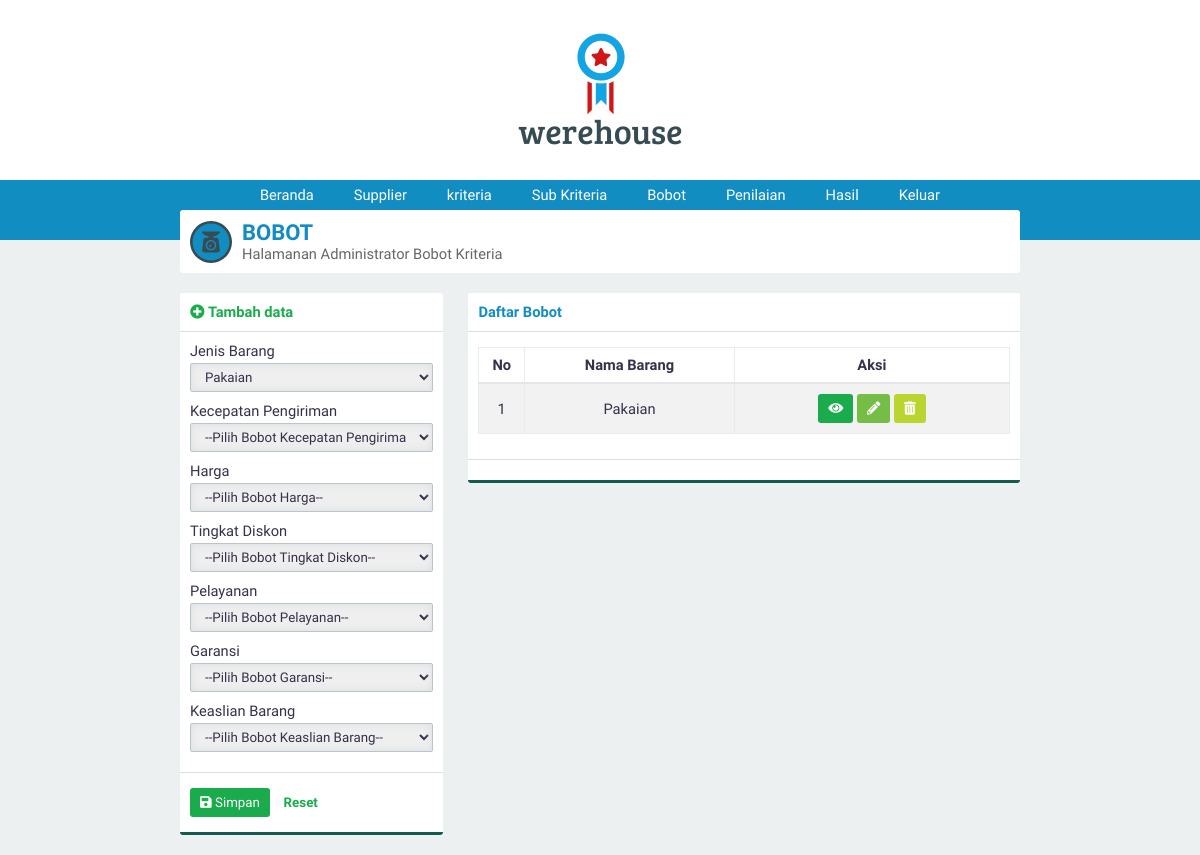
The page /?page=bobot (signed in) on the database its author committed.
### tables this page shows
CREATE TABLE `kriteria` (
  `id_kriteria` int(3) NOT NULL,
  `namaKriteria` varchar(30) NOT NULL,
  `sifat` enum('Benefit','Cost') NOT NULL
);

### page/tambahbobot2.php (the view, shortened to what this page needs)
<div class="panel-top">
    <b class="text-green"><i class="fa fa-plus-circle text-green"></i> Tambah data</b>
</div>
<form id="form" action="./proses/prosestambah.php" method="POST">
    <div class="panel-middle">
        <div class="group-input">
            <label for="barang">Jenis Barang</label>
            <select class="form-custom" required name="barang" id="barang">
                <?php
                $query="SELECT * FROM jenis_barang";
                $execute=$konek->query($query);
                if ($execute->num_rows > 0){
                    while($data=$execute->fetch_array(MYSQLI_ASSOC)){
                        echo "<option value=\"$data[id_jenisbarang]\" selected>$data[namaBarang]</option>";
                    }
                }else {
                    echo "<option value=\"\">Belum ada Jenis Barang</option>";
                }
                ?>
            </select>
        </div>
        <?php
        $query="SELECT * FROM kriteria";
        $execute=$konek->query($query);
        if ($execute->num_rows > 0){
            while($data=$execute->fetch_array(MYSQLI_ASSOC)){
                echo "<div class=\"group-input\">";
                echo "<label for=\"$data[namaKriteria]\">$data[namaKriteria]</label>";
                echo "<select class=\"form-custom\" required name=\"bobot[]\" id=\"$data[namaKriteria]\">";
                echo "<option selected disabled>--Pilih Bobot $data[namaKriteria]--</option>";
                echo "</select></div>";
            }
        }
        ?>
    </div>
    <div class="panel-bottom">
        <button type="submit" id="buttonsimpan" class="btn btn-green"><i class="fa fa-save"></i> Simpan</button>
        <button type="reset" id="buttonreset" class="btn btn-second">Reset</button>
    </div>
</form>

### asset/css/style.css (style rules this page uses)
* { padding: 0; margin: 0; font-family: 'Work Sans', sans-serif; color: #36304A; font-weight: 500; letter-spacing: normal; }
b, h1, h2, h3, h4, h5 { padding: 0; font-weight: 600 !important; margin: 0.83em 0em; }
.text-green { color: #1aab4c !important; }
input, select { border: none; width: 100%; }
.form-custom { padding: 5px 10px; border: solid 1px #BDC3C7; -webkit-border-radius: 2px; -moz-border-radius: 2px; border-radius: 2px; box-sizing: border-box; box-shadow: inset 0 0 8px #d9dfe3; margin: 3px 0 10px 0; }
.btn { border: none; -webkit-padding: 7px 10px; -o-padding: 7px 10px; -moz-padding: 7px 10px; padding: 7px 10px; border-radius: 3px; margin: 5px 0px; display: inline-block; cursor: pointer; font-size: 10pt !important; }
.btn i { color: white !important; }
.btn-green { background-color: #1aab4c; color: white !important; }
.btn-second { background-color: transparent; color: #1aab4c; font-weight: 600; }
.panel-top { padding: 10px; box-sizing: padding-box; border-bottom: solid 1px #dddddd; }
.panel-middle { padding: 10px; box-sizing: padding-box; }
.panel-bottom { padding: 10px; border-bottom: solid 3px #135a4c; border-top: solid 1px #dddddd; }
body { background-color: #ECF0F1; display: flex; width: 100vw; height: 100vh; align-items: center; flex-direction: column; overflow-x: hidden; font-size: 11pt; }

### rows shown on the page
kriteria: namaKriteria "Kecepatan Pengiriman"
kriteria: namaKriteria "Harga"
kriteria: namaKriteria "Tingkat Diskon"
kriteria: namaKriteria "Pelayanan"
kriteria: namaKriteria "Garansi"
kriteria: namaKriteria "Keaslian Barang"

### other values the page prints
$data[namaBarang] "Pakaian"
form field barang "Pakaian"
